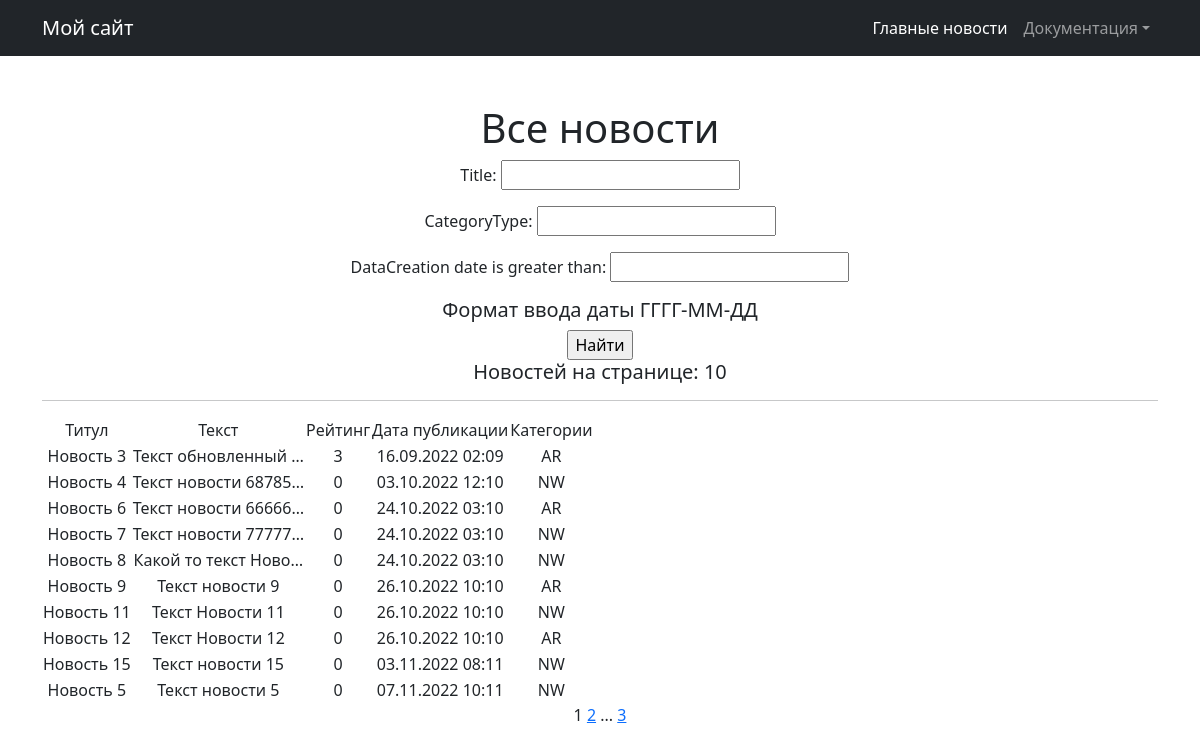
The page /news/search/ on the database as committed earlier.
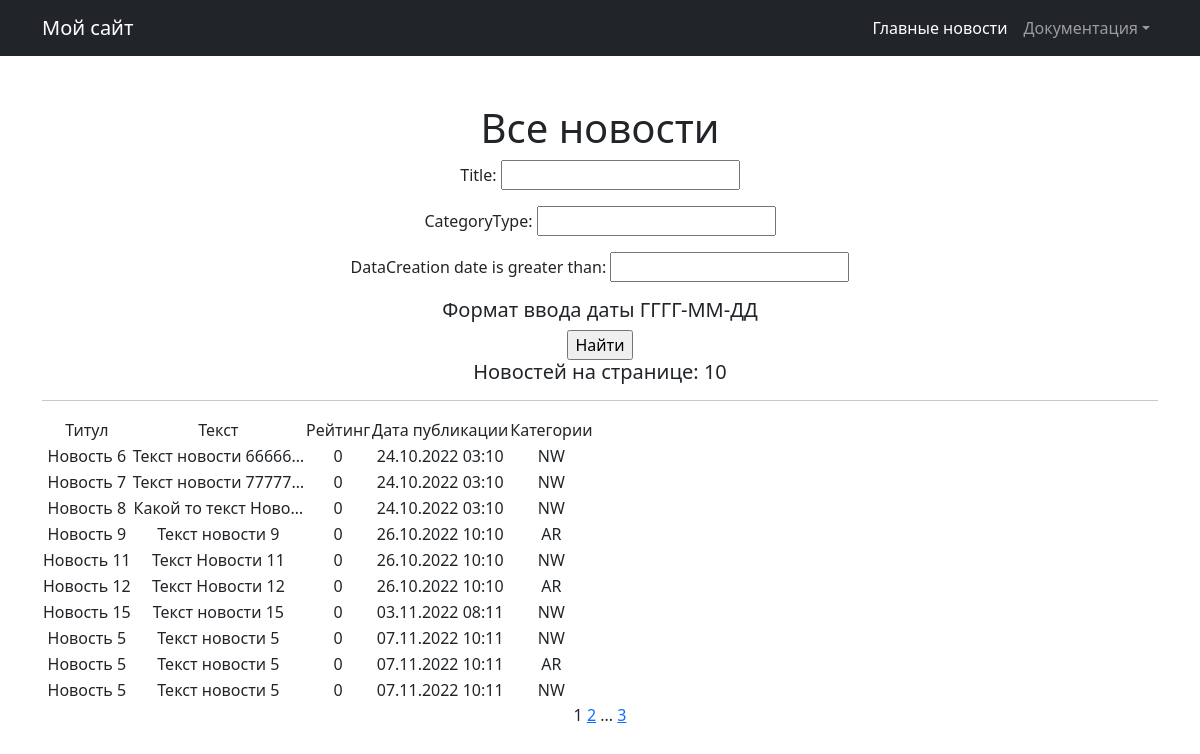
The same page on the database as committed later.
### new/models.py (models this page shows, shortened)
class Post(models.Model):
    author_post = models.ForeignKey(User, on_delete=models.CASCADE)
    NEWS = 'NW'
    ARTICLE = 'AR'
    CATEGORY_CHOICES =  (
        ( NEWS, 'НОВОСТЬ'),
        (ARTICLE, 'СТАТЬЯ')
    )
    categoryType = models.CharField(max_length=2, choices=CATEGORY_CHOICES, default=ARTICLE)
    dataCreation = models.DateTimeField(auto_now_add=True)
    postCategory = models.ManyToManyField(Category, through='PostCategory')
    title = models.CharField(max_length=128)
    text = models.TextField()
    rating = models.SmallIntegerField(default=0)

### new/views.py (the view)
# urls.py: path('search/', PostSearch.as_view(), name='news_search'),
class PostSearch(ListView):
    model = Post
    template_name = 'NewsSearch.html'
    context_object_name = 'Post'
    paginate_by = 10
    def get_queryset(self):
        queryset = super().get_queryset()
        self.filterset = PostFilter(self.request.GET, queryset)
        return self.filterset.qs
    def get_context_data(self, **kwargs):
        context = super().get_context_data(**kwargs)
        context['filterset'] = self.filterset
        return context

### templates/NewsSearch.html (shortened to what this page needs)
{% extends 'flatpages/default.html' %}
{% block content %}
   <h1>Все новости</h1>
<form action="" method="get">
   {{ filterset.form.as_p }}
    <h5>Формат ввода даты ГГГГ-ММ-ДД</h5>
   <input type="submit" value="Найти" />
</form>
   <h5>Новостей на странице: {{ Post|length }}</h5>
   <hr>
   {% if Post %}
       <table>
           <tr>
               <td>Титул</td>
               <td>Текст</td>
               <td>Рейтинг</td>
               <td>Дата публикации</td>
               <td>Категории</td>
           </tr>
           {% for Post in Post %}
           <tr>
               <td>{{ Post.title }}</td>
               <td>{{ Post.text|truncatechars:20 }}</td>
               <td>{{ Post.rating }}</td>
               <td>{{ Post.dataCreation|date:'d.m.Y h:m'}}</td>
               <td>{{ Post.categoryType}}</td>
           </tr>
           {% endfor %}
       </table>
   {% else %}
       <h2>Новостей нет!</h2>
   {% endif %}
   {{ page_obj.number }}
   {% if page_obj.has_next %}
       <a href="?page={{ page_obj.next_page_number }}">{{ page_obj.next_page_number }}</a>
       {% if paginator.num_pages != page_obj.next_page_number %}
           ...
           <a href="?page={{ page_obj.paginator.num_pages }}">{{ page_obj.paginator.num_pages }}</a>
       {% endif %}
   {% endif %}
{% endblock content %}

Rows that differ between the two databases and show on the page:
removed Post: title "Новость 3", text "Текст обновленный …", rating "3", dataCreation "16.09.2022 02:09", categoryType "AR"
removed Post: title "Новость 4", text "Текст новости 68785…", rating "0", dataCreation "03.10.2022 12:10", categoryType "NW"
changed Post "Новость 6": categoryType "AR" → "NW"
now on this page (row edited): Post: title "Новость 5", text "Текст новости 5", rating "0", dataCreation "07.11.2022 10:11", categoryType "AR"
now on this page (row unchanged): Post: title "Новость 5", text "Текст новости 5", rating "0", dataCreation "07.11.2022 10:11", categoryType "NW"
